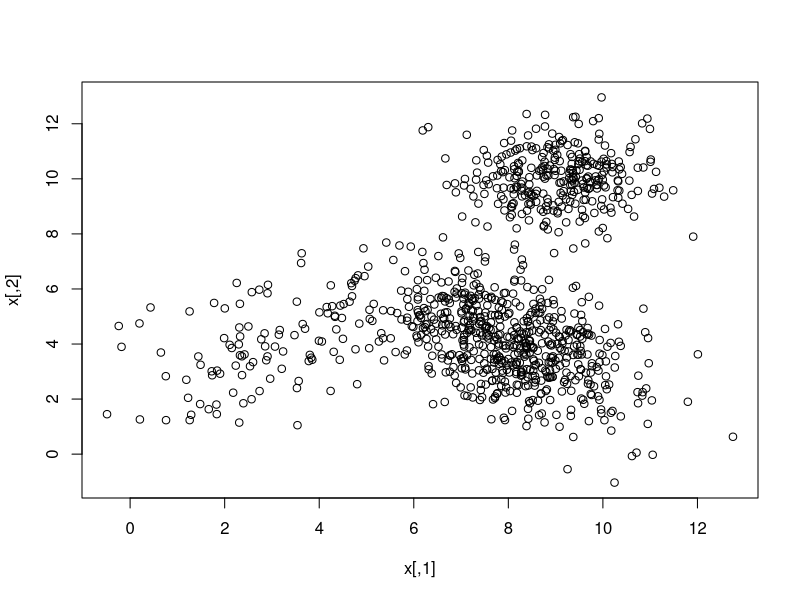
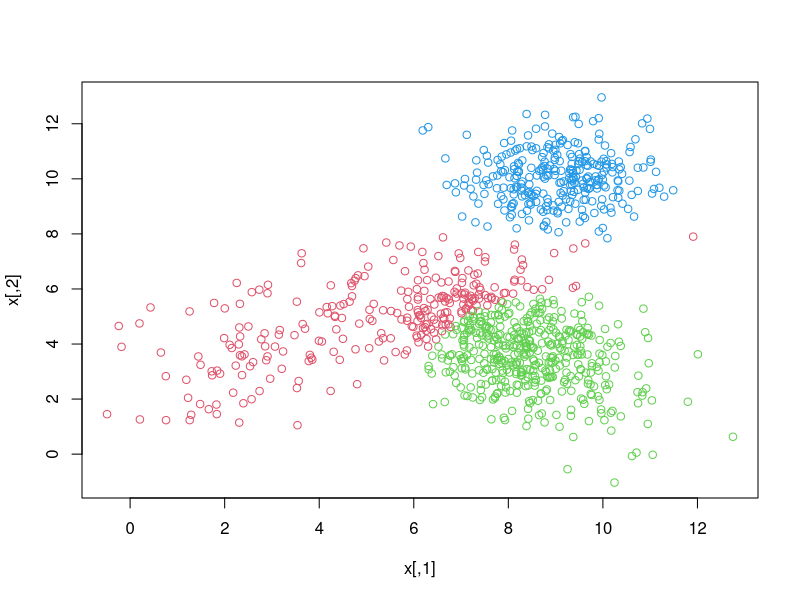

The R script that drew these images, in order:
##
## Title: Mixtura de k distribuciones de Normales multivariantes con d
##        dimensiones.
##
## Author: Sergio García Prado
##
## Date: Noviembre de 2018
##
## Notas: Se ha elegido fijar la dimensionalidad en 2 para poder hacer
##        representaciones gráficas de manera sencilla. Sin embargo,
##        es posible hacer probar el funcionamiento en más dimensiones
##        variando dichos parámetros.
##

rm(list = ls())

library(magrittr)
library(mvtnorm)


# Número de Dimensiones.
d <- 2

# Número de Mixturas.
k <- 3

# Tamaño Muestral.
n <- 1000

# Pesos de la Mixtura.
p <- c(0.1, 0.6, 0.3)  # por simplicidad sum(p) = 1

# Parámetro de la muestra.
theta <- list(list(mean = c(3,  4),
                   sigma = matrix(c(2, 1,
                                    1, 2),  2, 2, byrow = TRUE)),
              list(mean = c(8,  4),
                  sigma = matrix(c( 2, -1,
                                   -1, 2), 2, 2, byrow = TRUE)),
              list(mean = c(9, 10),
                  sigma = matrix(c(1, 0,
                                   0, 1), 2, 2, byrow = TRUE)))

# Muestra.
x <- sapply(1:k, function(j){
      rmvnorm(n * p[j], theta[[j]]$mean, theta[[j]]$sigma)
  }) %>%
  { do.call(rbind, .) }

# Diagrama de Dispersión de la muestra.
plot(x)


OptimizeTheta <- function(x) {
  # Optimización del EMV para los parámetros de la distribución.

  # Búsqueda Analítica
  theta.hat <- list(mean = colMeans(x),
                    sigma = cov(x))
  return(theta.hat)
}


CalculateB <- function(x, theta) {
  # Indica para qué mixtura se maximiza la verosimilitud perfil en cada
  # observación.
  apply(x, 1, function(obs) {
    sapply(1:length(theta), function(i) {
      dmvnorm(obs, theta[[i]]$mean, theta[[i]]$sigma, log = TRUE)
    }) %>% which.max()
  })
}


RandomTheta<- function(x, k, d) {
  # Generación de parámetros iniciales de las k distribuciones.

  means <- (1:d) %>%
    sapply(function(i) {
      sort(runif(k, min = min(x[, i]), max = max(x[, i])))
    })

  theta <- apply(means,1, function(m) {
    list(mean = m, sigma = diag(d))
  })

  return(theta)
}


OptimizeMultiVariantNormalMixtureEM <- function(x, k, d) {
  # Calcula los estimadores máximos verosímiles mediante el Algorimo EM.

  theta <- RandomTheta(x, k, d)
  b <- CalculateB(x, theta)
  b.old <- rep(0, n)

  i <- 0
  while (any(b != b.old)) {
    # Fijamos criterio de convergencia en la estabilización de etiquetas de la mixtura.
    # Ya que cuando esta se estabiliza, los EMV de theta no variarán.

    i <- i + 1
    theta <- lapply(1:k, function(j) {
      OptimizeTheta(x[b == j, ])
    })

    b.old <- b
    b <- CalculateB(x, theta)
  }

  p <- (1:k) %>%
   sapply(function(i) {
     mean(b == i)
   })

  result <- list(theta = theta,
                 group = b,
                 steps = i,
                 ratios = p)
  return(result)
}


# Buscamos los EMVs.
# Nota: Este método puede llamarse de manera iterativa, para conseguir
#       distintas soluciones y después promediar los resultados. Sin embargo,
#       en los casos de prueba ha bastado con una única iteración para
#       encontrar el óptimo por lo que se ha decidido no implementar.
(opt.em <- OptimizeMultiVariantNormalMixtureEM(x, k, d))

# Diagrama de la muestra con las categorías obtenidas por el EMV asignadas.
plot(x, col = opt.em$group + 1)
